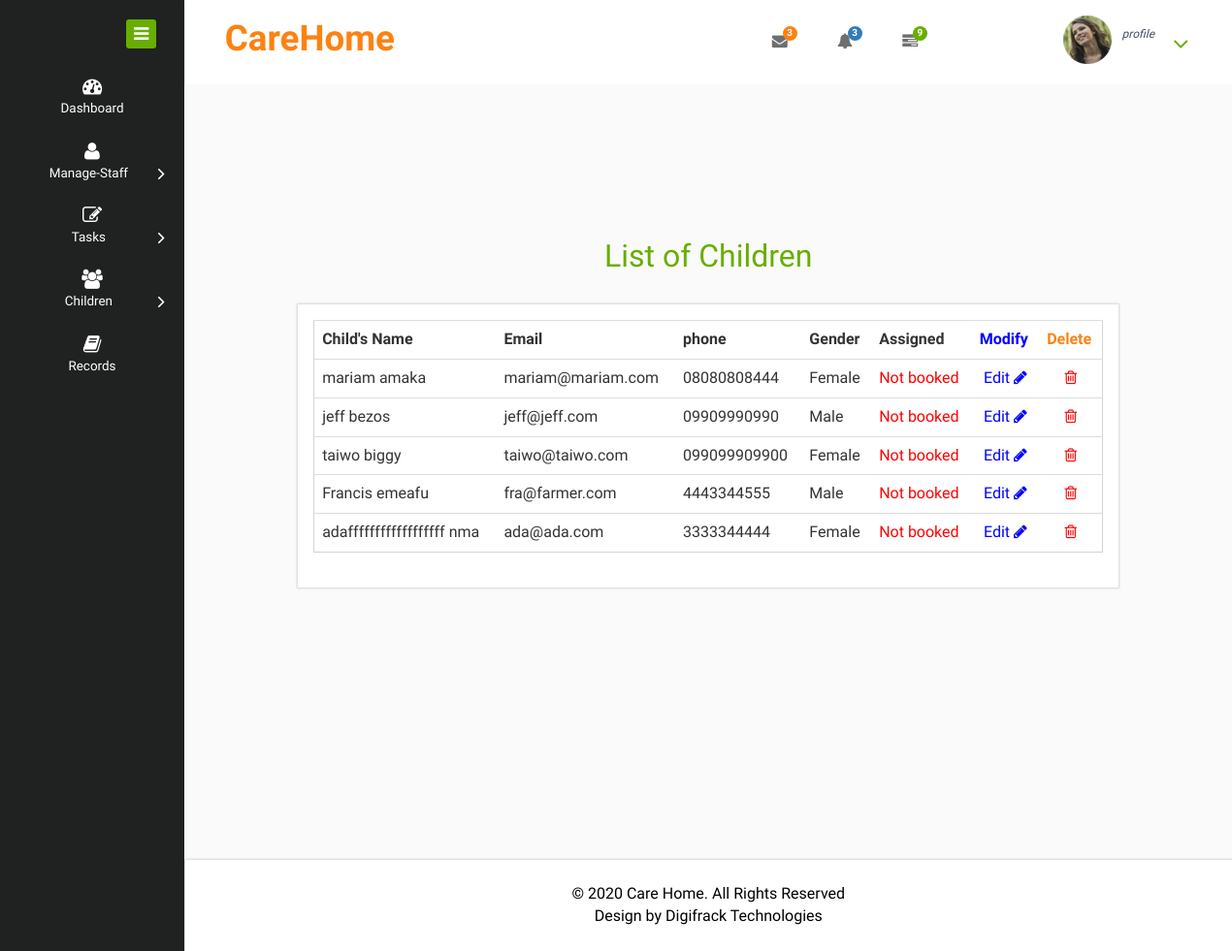
/child/list/, run on the app's committed database.
### children/models.py (models this page shows, shortened)
class Child(models.Model):
    MALE = 0
    FEMALE = 1
    SELECT = 2
    GENDER = enumerate(('Male', 'Female', 'Select'))
    first_name = models.CharField(max_length=50)
    last_name = models.CharField(max_length=50)
    gender = models.PositiveIntegerField(choices=GENDER, default=SELECT)
    phone = models.CharField(max_length=20)
    email = models.EmailField()
    assigned = models.BooleanField(default=False)
    when = models.DateTimeField(auto_now_add=True)
    @property
    def full_name(self):
        return "{} {}".format(self.first_name, self.last_name)

### children/views.py (the view)
# urls.py: path("list/", views.children_list, name="children_list"),
def children_list(request):
    children = Child.objects.all()
    context = {"children_list": children}
    return render(request, "children/children_list.html", context)

### templates/children/children_list.html (shortened to what this page needs)
{% extends "base/base.html" %}
{% load staticfiles %}
{% block side_menu %}
{% include 'base/side_menu/manager_side_menu.html' %}
{% endblock side_menu %}
{% block content %}
  <div class="market-updates">
    <div class="inbox">
      <h2  style="text-align:center;">List of Children</h2>
      <div class="col-md-10 col-sm-offset-1 mailbox-content  tab-content tab-content-in">
        <div class="tab-pane active text-style" id="tab1">
          <div class="mailbox-border">
            <table class="table tab-border">
              <tbody>
                <tr class="unread checked">
                <th class="hidden-xs">
                Child's Name
                </th>
                <th>
                  Email
                </th>
                <th>
                  phone
                </th>
                <th>
                  Gender
                </th>
                <th style="color:">
                  Assigned
                </th>
								<th style="color:blue">
                  Modify
                </th>
								<th style="color:#FC8213">
                  Delete
                </th>
                </tr>
                {% for child in children_list %}
                <tr class="read checked">
                  <td class="hidden-xs">
                  {{ child.full_name }}
                  </td>
                  <td class="hidden-xs">
                  {{ child.email }}
                  </td>
                  <td class="hidden-xs">
                  {{ child.phone }}
                  </td>
                <td>
                  {% if child.gender == 2 %}
                  <span style="color:red">Not Selected</span>
                  {% else %}
                  {{ child.get_gender_display }}
                  {% endif %}
                </td>
                <td>
                  {% if child.assigned %}
                    <span style="color:green">Child booked</span>
                  {% else %}
                    <span style="color:red">Not booked</span>
                  {% endif %}
                </td>
                <td>
                  <div class="" style="text-align:center">
                    <a href="{% url 'modify_child_details' child_id=child.id %}" style="color:blue">Edit <i class="fa fa-pencil"></i></a>
                  </div>
                </td>
                <td>
                  <div class="" style="text-align:center">
                    <a href="" style="color:red"><i class="fa fa fa-trash-o"></i></a>
                  </div>
                </td>
                </tr>
                {% endfor %}
              </tbody>
            </table>
          </div>
        </div>
      </div>
    </div>
  </div>
{% endblock content %}

### data on the page
Child: full_name "mariam amaka", email "mariam@mariam.com", phone "08080808444", gender "Female", assigned "Not booked"
Child: full_name "jeff bezos", email "jeff@jeff.com", phone "09909990990", gender "Male", assigned "Not booked"
Child: full_name "taiwo biggy", email "taiwo@taiwo.com", phone "099099909900", gender "Female", assigned "Not booked"
Child: full_name "Francis emeafu", email "fra@farmer.com", phone "4443344555", gender "Male", assigned "Not booked"
Child: full_name "adaffffffffffffffffff nma", email "ada@ada.com", phone "3333344444", gender "Female", assigned "Not booked"
